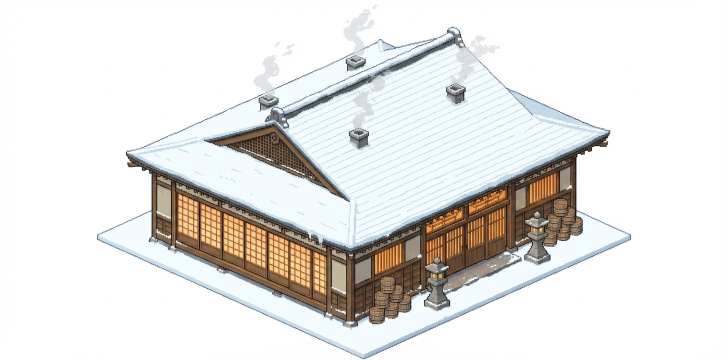
#> input picture bathhouse-l2-raw.png, 1456 x 720 px (shown at 1/2 size)
$ python clean_sprite.py bathhouse-l2-raw.png out.png
#> lines starting #> are read from the running program, lines starting #| are printed output that depends on the picture; after the words box and inside, x2 and y2 are one past the last pixel; in counts of white or black regions, pixels touching at a corner belong together
#!/usr/bin/env python3
import sys
from PIL import Image
import numpy as np
from collections import deque

def clean(src, dst=None):
#> called with src = 'bathhouse-l2-raw.png', dst = 'out.png'
    if dst is None:
        dst = src
    img = Image.open(src).convert('RGBA')
    d = np.array(img, dtype=np.int32)
    r,g,b,a = d[...,0],d[...,1],d[...,2],d[...,3]
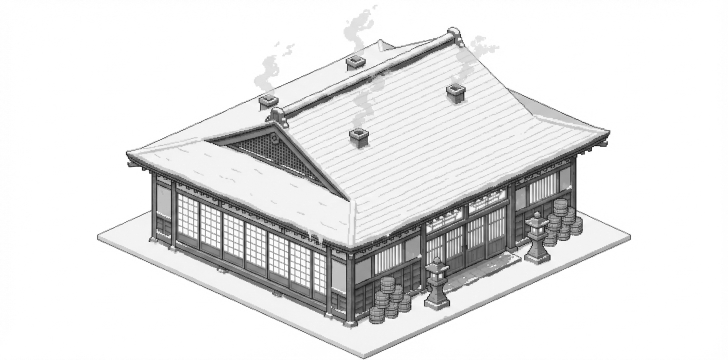
#> r: shape (720, 1456) int32 (shown at 1/2 size); min 0, max 255, mean 228.9
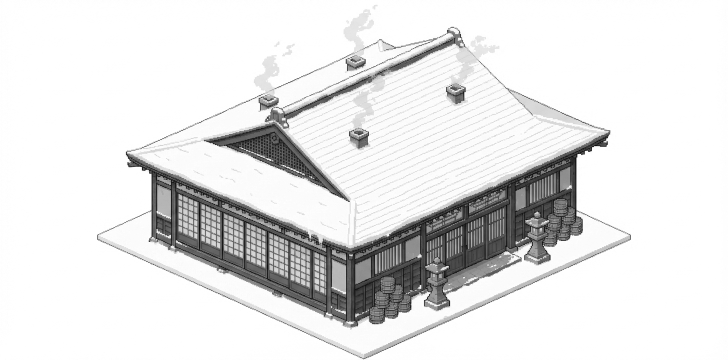
#> g: shape (720, 1456) int32 (shown at 1/2 size); min 0, max 255, mean 227.7
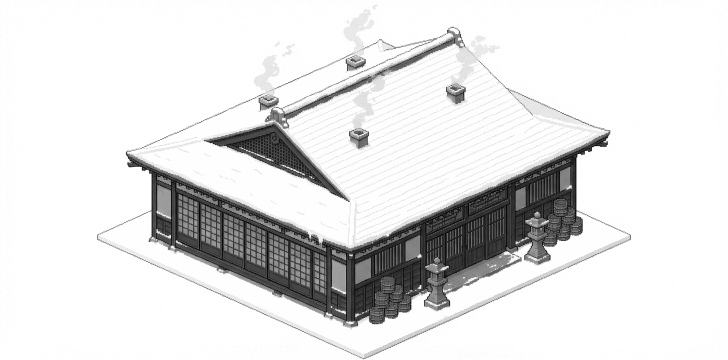
#> b: shape (720, 1456) int32 (shown at 1/2 size); min 0, max 255, mean 225.4
#> a: shape (720, 1456) int32; every value is 255
    h,w = r.shape
#> h = 720; w = 1456
    valid=[(y,x) for y,x in [(0,0),(0,w-1),(h-1,0),(h-1,w-1)] if int(a[y,x])>0]
#> valid = [(0, 0), (0, 1455), (719, 0), (719, 1455)]
    if not valid: valid=[(0,0)]
    bg_r=int(np.median([int(r[y,x]) for y,x in valid]))
#> bg_r = 254
    bg_g=int(np.median([int(g[y,x]) for y,x in valid]))
#> bg_g = 255
    bg_b=int(np.median([int(b[y,x]) for y,x in valid]))
#> bg_b = 254
    def is_bg(pr,pg,pb,t=60): return ((pr-bg_r)**2+(pg-bg_g)**2+(pb-bg_b)**2)**0.5<t or (pr>150 and pb>150 and pg<100) or (pr+pg+pb)>700
    visited=np.zeros((h,w),bool)
    q=deque()
    for i in range(h):
        for j in [0,w-1]:
            if not visited[i,j]: q.append((i,j));visited[i,j]=True
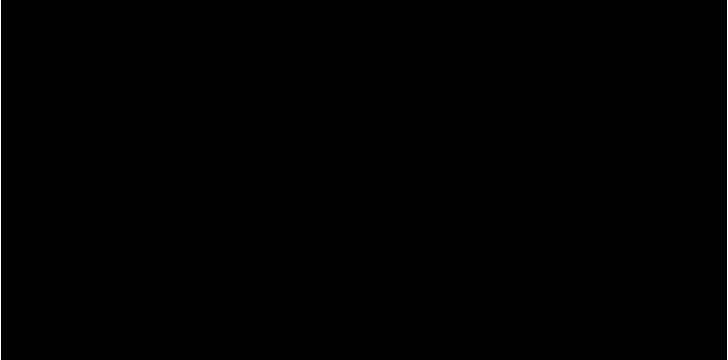
#> visited: shape (720, 1456) bool (shown at 1/2 size); 0.14% white in thin lines or dots
    for j in range(w):
        for i in [0,h-1]:
            if not visited[i,j]: q.append((i,j));visited[i,j]=True
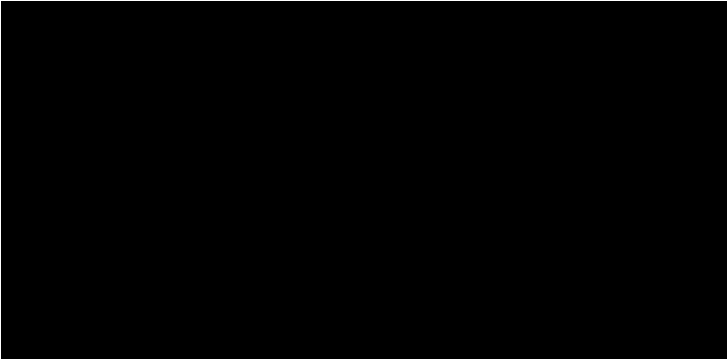
#> visited: shape (720, 1456) bool (shown at 1/2 size); 0.41% white in thin lines or dots
    dirs8=[(-1,0),(1,0),(0,-1),(0,1),(-1,-1),(-1,1),(1,-1),(1,1)]
    while q:
        ci,cj=q.popleft()
        for di,dj in dirs8:
            ni,nj=ci+di,cj+dj
            if 0<=ni<h and 0<=nj<w and not visited[ni,nj]:
                if is_bg(int(r[ni,nj]),int(g[ni,nj]),int(b[ni,nj])): visited[ni,nj]=True;q.append((ni,nj))
#> this loop made 845578 passes
#> (ci, cj) on passes 2 to 4: (0, 1455), (1, 0), (1, 1455)
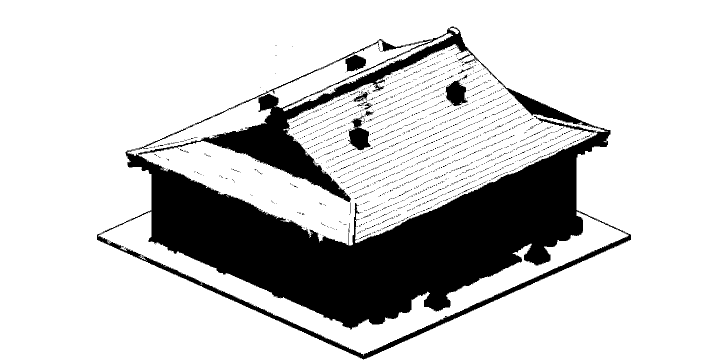
#> visited: shape (720, 1456) bool (shown at 1/2 size); 80.7% white; 2083 black regions (2069 under 20 px), largest, box (x1, y1, x2, y2) and area: (194, 53, 1262, 719) 190375, (698, 234, 741, 301) 1673, (891, 157, 935, 212) 1489
    q2=deque([(i,j) for i in range(h) for j in range(w) if visited[i,j] or int(a[i,j])==0])
    for i,j in q2: visited[i,j]=True
    while q2:
        ci,cj=q2.popleft()
        for di,dj in dirs8:
            ni,nj=ci+di,cj+dj
            if 0<=ni<h and 0<=nj<w and not visited[ni,nj]:
                if is_bg(int(r[ni,nj]),int(g[ni,nj]),int(b[ni,nj]),30): visited[ni,nj]=True;q2.append((ni,nj))
    out=d.copy(); out[...,3]=np.where(visited,0,255).astype(np.int32)
    Image.fromarray(out.astype(np.uint8)).save(dst)
    print(f'cleaned: {dst}')

if __name__ == '__main__':
    src = sys.argv[1]
    dst = sys.argv[2] if len(sys.argv) > 2 else src
    clean(src, dst)

$ run again, on market-l2.png
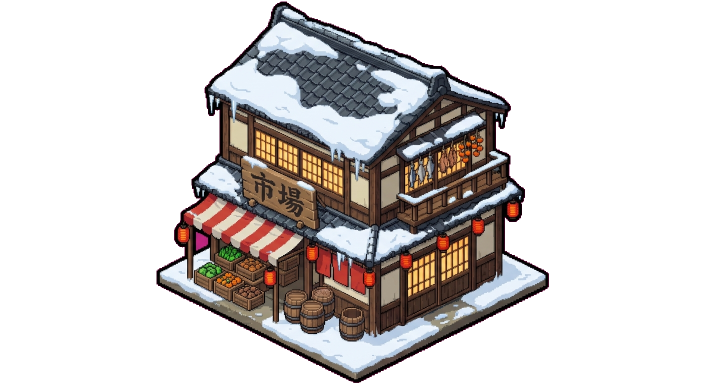
#> input picture market-l2.png, 1408 x 768 px (shown at 1/2 size)
#> in clean, img is the input picture: PIL image 1408x768 RGBA; mean R, G, B, A 167.5, 63.3, 120.9, 88.8
#> in clean, `r,g,b,a = d[...,0],d[...,1],d[...,2],d[...,3]`:
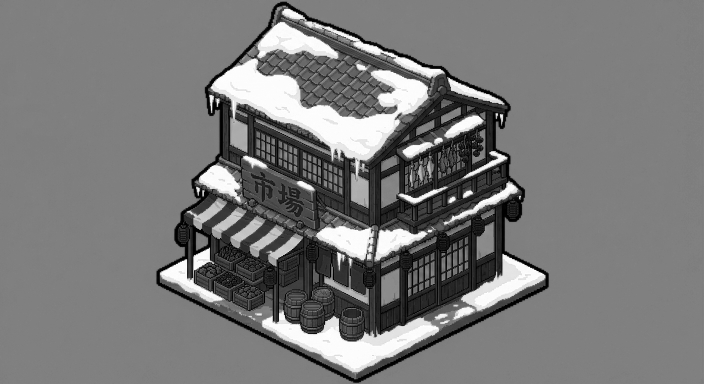
#> b: shape (768, 1408) int32 (shown at 1/2 size); min 0, max 255, mean 120.9
#> in clean, `r,g,b,a = d[...,0],d[...,1],d[...,2],d[...,3]`:
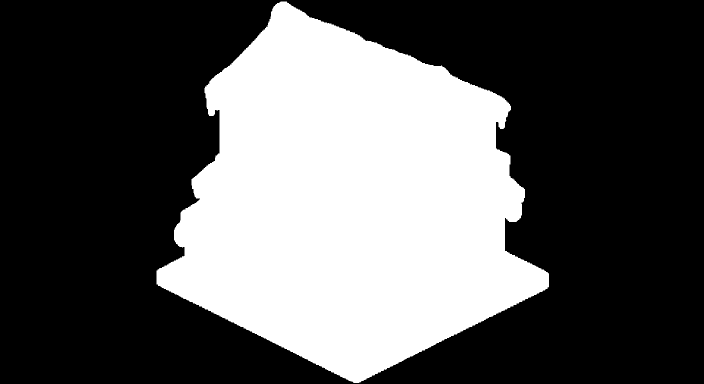
#> a: shape (768, 1408) int32 (shown at 1/2 size); 34.8% white; 1 white region, box (x1, y1, x2, y2) and area: (313, 3, 1098, 766) 376711
#> valid = []
#> bg_r = 190
#> bg_g = 35
#> bg_b = 126
#> the loop in clean, `while q:` made 704599 passes
#> (ci, cj) on passes 2 to 4: (0, 1407), (1, 0), (1, 1407)
